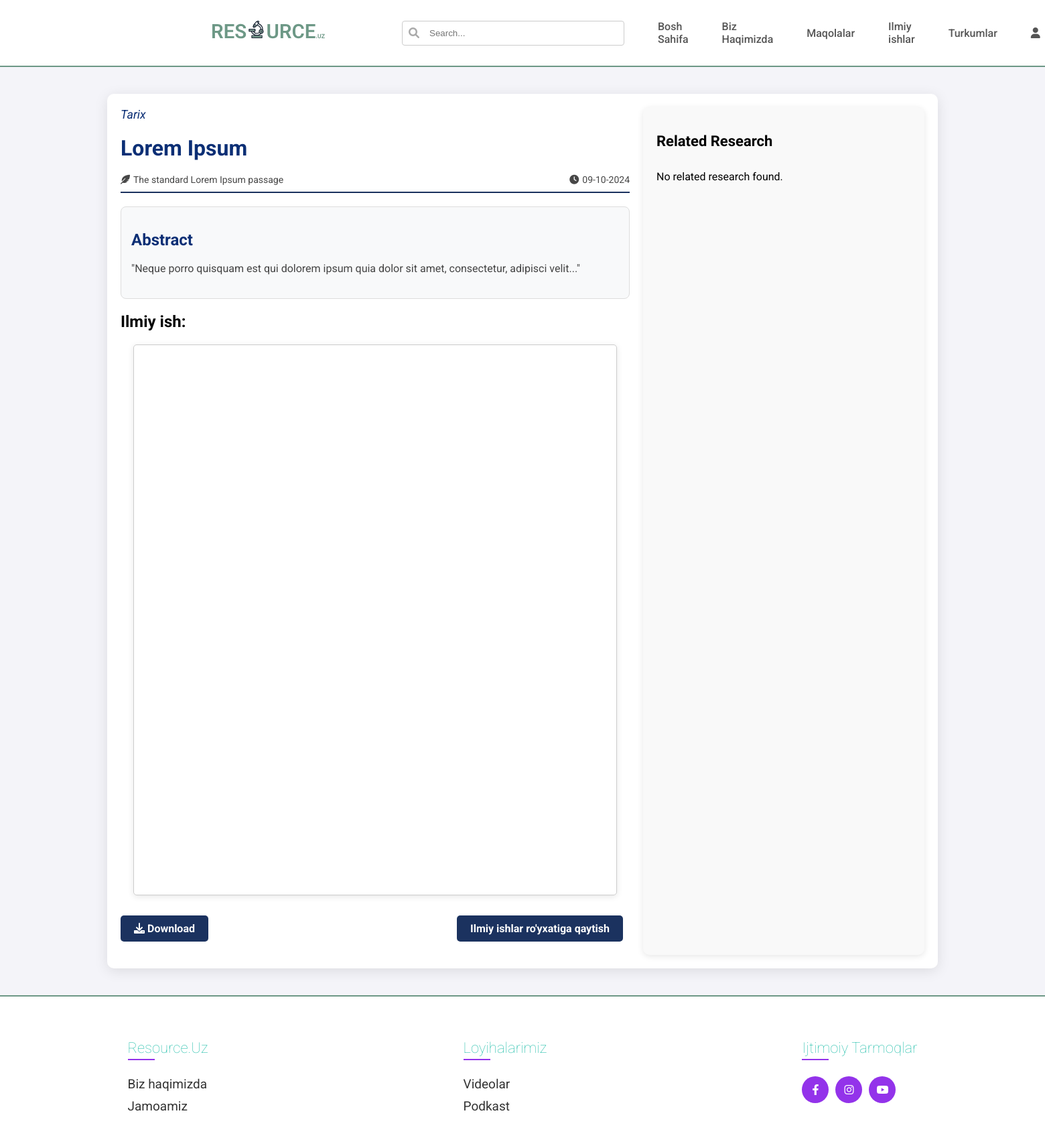
Screenshot of /research/eVT2QHIQ/ with the database file from the repository.
### articles/models.py (models this page shows, shortened)
class Research(models.Model):
    title = models.CharField(max_length=200)
    slug = models.SlugField(max_length=200, unique=True, blank=True)  # Set unique=True
    abstract = models.TextField(default="")
    content_file = models.FileField(upload_to='research/content/', blank=True, null=True)
    author = models.CharField(max_length=100)
    published_date = models.DateTimeField(default=timezone.now)
    category = models.ForeignKey(Category, on_delete=models.CASCADE)
    views = models.PositiveIntegerField(default=0)  # Add views field
    keywords = models.CharField(max_length=200, blank=True)
    image = models.ImageField(upload_to='research/images/', blank=True, null=True)
    def save(self, *args, **kwargs):
        if not self.slug:  # Generate slug if it is not set
            self.slug = create_unique_slug(self)
        super().save(*args, **kwargs)

class Category(models.Model):
    name = models.CharField(max_length=100)

### articles/views.py (the view)
# urls.py: path('research/<slug:slug>/', ResearchDetailView.as_view(), name='research_detail'),
class ResearchDetailView(View):
    def get(self, request, slug):
        research = get_object_or_404(Research, slug=slug)
        research.views += 1
        research.save()
        related_research = Research.objects.filter(category=research.category).exclude(id=research.id)[:5]
        return render(request, 'researches/research_detail.html', {
            'research': research,
            'related_research': related_research,
        })

### articles/templates/researches/research_detail.html (shortened to what this page needs)
{% load static %}
<!DOCTYPE html>
<html lang="uz">
<head>
    <link rel="stylesheet" href="{% static 'articles/css/styles.css' %}" />
    <link rel="stylesheet" href="{% static 'articles/css/detail.css' %}" />
    <link rel="stylesheet" href="https://cdnjs.cloudflare.com/ajax/libs/font-awesome/6.0.0-beta3/css/all.min.css" />
</head>
<body>
    {% include 'includes/navbar.html' %}
    <div class="content-container">
        <div class="main-content">
            <div class="article-details">
                <div class="category">{{ research.category.name }}</div>
                <h1>{{ research.title }}</h1>
                <div class="article-meta">
                    <span class="author"><i class="fas fa-feather-alt"></i> {{ research.author }}</span>
                    <span class="published-date"><i class="fas fa-clock"></i> {{ research.published_date|date:"d-m-Y" }}</span>
                </div>
                <div class="abstract-file-container">
                    <div class="abstract">
                        <h2>Abstract</h2>
                        <p class="research-abstract">{{ research.abstract|safe }}</p>
                    </div>
                    <div class="file-download">
                        <h2>Ilmiy ish:</h2>
                        {% if research.content_file %}
                            <div class="pdf-viewer" id="pdf-viewer"></div>
                            <div class="button-container">
                                <a href="{{ research.content_file.url }}" download class="button download-button">
                                    <i class="fas fa-download"></i> Download
                                </a>
                                <a href="{% url 'researches_list' %}" class="back-button button">Ilmiy ishlar ro'yxatiga qaytish</a>
                            </div>
                        {% else %}
                            <p>No content file available.</p>
                        {% endif %}
                    </div>
                </div>
            </div>
        </div>
        <div class="related-articles">
            <h2>Related Research</h2>
            <div class="related-articles-list">
                {% for related in related_research %}
                <div class="related-article-card">
                    <a href="{% url 'research_detail' related.slug %}">
                        <h3>{{ related.title }}</h3>
                        <p><strong>Author:</strong> {{ related.author }}</p>
                        <p><strong>Category:</strong> {{ related.category.name }}</p>
                        <p><strong>Views:</strong> {{ related.views }}</p>
                    </a>
                </div>
                {% empty %}
                <p>No related research found.</p>
                {% endfor %}
            </div>
        </div>
    </div>
    {% include 'includes/footer.html' %}
</body>
</html>

### static/articles/css/styles.css (style rules this page uses)
body { margin: 0; background-color: #eff4f6; font-family: "Roboto", sans-serif; }
.article-meta { font-size: 14px; color: #777; margin: 10px 0; }

### static/articles/css/detail.css (style rules this page uses)
body { font-family: 'Roboto', sans-serif; background-color: #f4f4f9; margin: 0; padding: 0; }
.content-container { display: flex; max-width: 1200px; margin: 40px auto; padding: 20px; background-color: #ffffff; border-radius: 10px; box-shadow: 0 4px 20px rgba(0, 0, 0, 0.1); }
.main-content { flex: 2; margin-right: 20px; }
.article-details { margin-bottom: 20px; }
.category { font-size: 18px; color: #0c2f75; font-style: italic; margin-bottom: 10px; }
h1 { font-size: 32px; color: #0c2f75; margin-bottom: 20px; }
.article-meta { display: flex; justify-content: space-between; align-items: center; margin-bottom: 20px; font-size: 14px; color: #474747; border-bottom: 2px solid #1b325f; padding-bottom: 10px; }
.author, .published-date, .reading-time { display: flex; align-items: center; }
.author i, .published-date i, .reading-time i { margin-right: 5px; }
.related-articles { flex: 1; background-color: #f9f9f9; border-radius: 10px; box-shadow: 0 2px 10px rgba(0, 0, 0, 0.1); padding: 20px; }
.related-articles h2 { font-size: 22px; margin-bottom: 15px; }
.related-articles-list { display: flex; flex-direction: column; }
.abstract { background-color: #f8f9fa; border: 1px solid #ddd; border-radius: 8px; padding: 15px; margin-bottom: 20px; }
.abstract h2 { font-size: 24px; color: #0c2f75; margin-bottom: 10px; }
.research-abstract { font-size: 16px; line-height: 1.6; color: #444; }
.button-container { display: flex; justify-content: space-between; margin-top: 20px; }
.button { margin-top: 30px; margin-right: 10px; }
.button { display: inline-block; padding: 10px 20px; margin-top: 10px; font-size: 16px; font-weight: 700; text-align: center; text-decoration: none; color: #ffffff; background-color: #1b325f; border-radius: 5px; transition: background-color 0.3s, transform 0.3s; }
.file-download .pdf-viewer { margin-top: 20px; border: 1px solid #ccc; border-radius: 5px; box-shadow: 0 2px 10px rgba(0, 0, 0, 0.1); }

### articles/templates/researches/research_detail.html (style rules this page uses)
.pdf-viewer { width: 100%; max-width: 700px; height: 800px; border: 1px solid #ccc; overflow-y: scroll; margin: 0 auto; padding: 10px; }

### rows the page displays
Research: category.name "Tarix", title "Lorem Ipsum", author "The standard Lorem Ipsum passage", published_date "09-10-2024", abstract "\"Neque porro quisquam est qui dolorem ipsum quia dolor sit amet, consectetur, adipisci velit...\""
